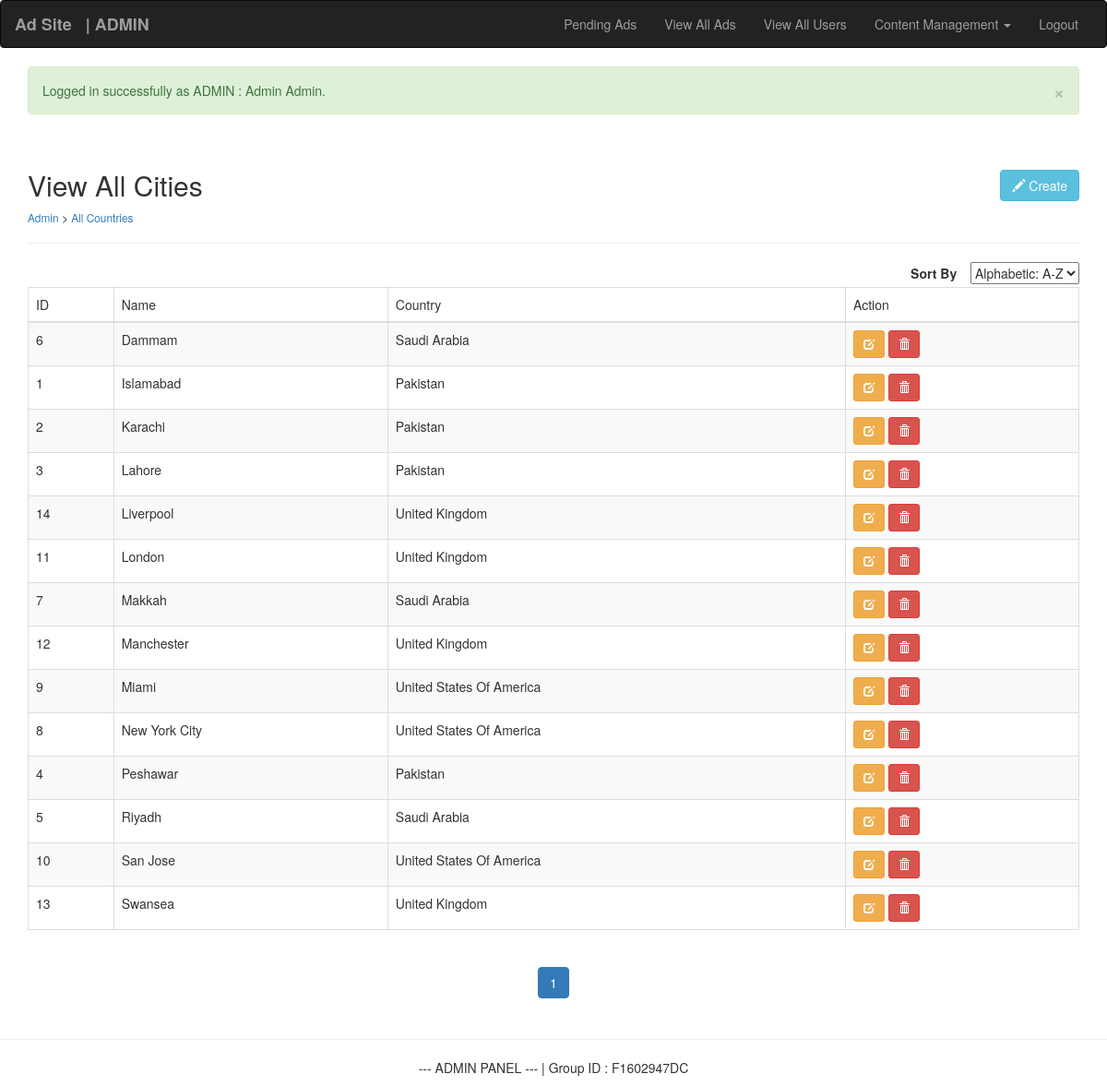
Screenshot of /admin/city/view.php (signed in) with the database file from the repository.
### tables this page shows
CREATE TABLE `city` (
  `id` int(11) NOT NULL AUTO_INCREMENT,
  `country` int(11) NOT NULL,
  `name` varchar(255) NOT NULL,
  PRIMARY KEY (`id`),
  KEY `FK_CITY_COUNTRY_idx` (`country`),
  CONSTRAINT `FK_CITY_COUNTRY` FOREIGN KEY (`country`) REFERENCES `country` (`id`) ON DELETE NO ACTION ON UPDATE NO ACTION
);

CREATE TABLE `country` (
  `id` int(11) NOT NULL AUTO_INCREMENT,
  `name` varchar(255) NOT NULL,
  PRIMARY KEY (`id`)
);

### admin/city/view.php (the view, shortened to what this page needs)
<?php
$limit = 15;
if (isset($_GET["page"])) {
    $page = $_GET["page"];
} else {
    $page = 1;
};
$start_from = ($page - 1) * $limit;
$sort = isset($_GET['sort']) && !empty($_GET['sort']) ? $_GET['sort'] : 'city.name ASC,country.name ASC';
$db = new Db();
$link = $db->connect();
$query = $link->prepare("SELECT city.*, country.`name` AS country_name FROM city LEFT JOIN country ON city.country = country.id "
        . "ORDER BY $sort LIMIT $start_from, $limit;");
$query->execute();
$cities = $query->fetchAll();
?>
<!doctype html>
<html>
    <head>
        <?php
        require '../../templates/admin/head.php';
        ?>
    </head>
    <body>
        <?php require '../../templates/admin/nav.php'; ?>
        <section>
            <div class="container">
                <div class="row">
                    <div class="col-xs-12">
                    </div>
                </div>
            </div>
        </section>
        <div class="container">
            <div class="row">
                <div class="col-md-12">
                    <div class="page-header">
                        <span class="pull-right">
                            <a href='/ad_site/admin/city/create.php' class="btn btn-info">
                                <i class="glyphicon glyphicon-pencil"></i> Create</a>
                        </span>
                        <h2>View All Cities</h2>
                        <small>
                            <p>
                                <a href="/ad_site/admin">Admin</a> > <a href="/ad_site/admin/city/view.php">All Countries</a>
                            </p>
                        </small>
                    </div>
                </div>
            </div>
            <div class="row">
                <form action="/ad_site/admin/city/view.php" method="GET" id="filter">
                    <div class="col-md-12">
                        <div class="pull-right">
                            <label>Sort By </label> &ensp;
                            <select name="sort" class="" onchange="$('#filter').submit()">
                                <option <?php echo isset($sort) && $sort == 'city.name ASC,country.name ASC' ? 'selected' : '' ?>
                                    value="city.name ASC,country.name ASC">Alphabetic: A-Z</option>
                            </select>
                        </div>
                        <table class="table table-striped table-responsive table-bordered">
                            <thead>
                                <tr>
                                    <td>ID</td>
                                    <td>Name</td>
                                    <td>Country</td>
                                    <td>Action</td>
                                </tr>
                            </thead>
                            <tbody>
                                <?php if (empty($cities)) { ?>
                                <td colspan="4">No Records Found</td>
                            <?php } else { ?>
                                <?php foreach ($cities as $c) { ?>
                                    <tr>
                                        <td><?php echo $c['id'] ?></td>
                                        <td><?php echo $c['name'] ?></td>
                                        <td><?php echo $c['country_name'] ?></td>
                                        <td>
                                            <a href="/ad_site/admin/city/edit.php?id=<?php echo $c['id'] ?>" type='button' class="btn btn-warning btn-sm"  title="Edit"><i class="glyphicon glyphicon-edit"></i></a>
                                            <a href="/ad_site/controller/admin/city/delete.php?id=<?php echo $c['id'] ?>" type='button' class="btn btn-danger btn-sm delete"  title="Delete"><i class="glyphicon glyphicon-trash"></i></a>
                                        </td>
                                    </tr>
                                <?php } ?>
                            <?php } ?>
                            </tbody>
                        </table>
                        <div class="text-center">
                            <ul class='pagination'>
                                <?php
                                $sql = "SELECT COUNT(id) as count FROM city";
                                $rs_result = $link->prepare($sql);
                                $rs_result->execute();
                                $row = $rs_result->fetch();
                                $total_records = $row['count'];
                                $total_pages = ceil($total_records / $limit);
                                for ($i = 1; $i <= $total_pages; $i++) {
                                    $a = $page == $i ? 'active' : '';
                                    echo "<li class='$a'><a href='/ad_site/admin/city/view.php?sort=$sort&page=" . $i . "'>" . $i . "</a></li>";
                                };
                                ?>
                            </ul>
                        </div>
                    </div>
                </form>
            </div>
        </div>
        <?php require '../../templates/admin/footer.php'; ?>
    </body>
</html>

### rows the page displays
city: id "6", name "Dammam", country.name "Saudi Arabia"
city: id "1", name "Islamabad", country.name "Pakistan"
city: id "2", name "Karachi", country.name "Pakistan"
city: id "3", name "Lahore", country.name "Pakistan"
city: id "14", name "Liverpool", country.name "United Kingdom"
city: id "11", name "London", country.name "United Kingdom"
city: id "7", name "Makkah", country.name "Saudi Arabia"
city: id "12", name "Manchester", country.name "United Kingdom"
city: id "9", name "Miami", country.name "United States Of America"
city: id "8", name "New York City", country.name "United States Of America"
city: id "4", name "Peshawar", country.name "Pakistan"
city: id "5", name "Riyadh", country.name "Saudi Arabia"
city: id "10", name "San Jose", country.name "United States Of America"
city: id "13", name "Swansea", country.name "United Kingdom"

### other values shown
$output "× Logged in successfully as ADMIN : Admin Admin."
